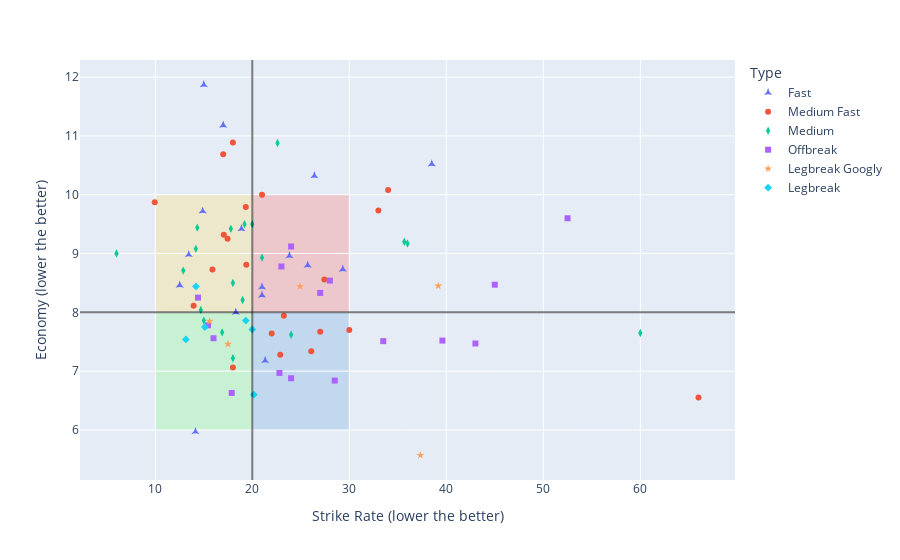

Here is the notebook cell this chart was saved with:
### Markdown cell above
A quadrant analysis of bowlers based on economy rate and strike rate would help understanding the characteristics of individual bowlers.

### Code cell
fg = px.scatter(data_frame=updated_df,x='SR',y='Econ',
                labels={'SR':'Strike Rate (lower the better)','Econ':'Economy (lower the better)'},
                hover_name='Player',color='Type',symbol='Type',
                symbol_sequence=['star-triangle-up', 'circle', 'diamond-tall', 'square','star','diamond'])
fg.add_vline(x=20, line_color="black",opacity=0.5)
fg.add_hline(y=8,line_color="black",opacity=0.5)
# fg.add_shape(type='rect',x0=10.01,x1=19.9,y0=8.01, y1=9.99, line_width=0, fillcolor="white", opacity=0.6,name='Servicable bowlers')
fg.add_shape(y0= 6,y1=8,x0=10,x1=20, line_width=0, fillcolor="#86fa86",layer='below',opacity=0.3)
fg.add_shape(y0= 8,y1=10,x0=10,x1=20, line_width=0, fillcolor="#ffd966",layer='below', opacity=0.3)
fg.add_shape(y0= 6,y1=8,x0=20,x1=30, line_width=0, fillcolor="#6fa8dc",layer='below', opacity=0.3)
fg.add_shape(y0= 8,y1=10,x0=20,x1=30, line_width=0, fillcolor="#fa7066",layer='below', opacity=0.3)

### Figure 1 — Plotly figure (JSON) as saved in the notebook; plotly's stock layout.template omitted (floating-point values rounded to 4 significant figures)
{"data": [{"hovertemplate": "<b>%{hovertext}</b><br><br>Type=Fast<br>Strike Rate (lower the better)=%{x}<br>Economy (lower the better)=%{y}<extra></extra>", "hovertext": ["A Nortje", "AS Joseph", "CJ Jordan", "JJ Bumrah", "K Rabada", "KR Sen", "LH Ferguson", "M Prasidh Krishna", "Mohammed Shami", "Mohsin Khan", "OF Smith", "PVD Chameera", "RP Meredith", "Shivam Mavi", "TS Mills", "Umran Malik"], "legendgroup": "Fast", "marker": {"color": "#636efa", "symbol": "star-triangle-up"}, "mode": "markers", "name": "Fast", "orientation": "v", "showlegend": true, "type": "scatter", "x": [14.89, 25.71, 38.5, 21.33, 12.52, 18.88, 23.83, 21, 18.3, 14.14, 15, 29.33, 21, 26.4, 17, 13.45], "xaxis": "x", "y": [9.72, 8.8, 10.52, 7.18, 8.46, 9.42, 8.96, 8.29, 8, 5.97, 11.87, 8.73, 8.43, 10.32, 11.18, 8.98], "yaxis": "y"}, {"hovertemplate": "<b>%{hovertext}</b><br><br>Type=Medium Fast<br>Strike Rate (lower the better)=%{x}<br>Economy (lower the better)=%{y}<extra></extra>", "hovertext": ["AD Russell", "AJ Tye", "Arshdeep Singh", "Avesh Khan", "B Kumar", "C Sakariya", "D Pretorius", "DJ Willey", "DR Sams", "HH Pandya", "JR Hazlewood", "M Jansen", "Mohammed Siraj", "Mukesh Choudhary", "PJ Cummins", "R Shepherd", "Simarjeet Singh", "SN Thakur", "TA Boult", "UT Yadav", "Yash Dayal"], "legendgroup": "Medium Fast", "marker": {"color": "#EF553B", "symbol": "circle"}, "mode": "markers", "name": "Medium Fast", "orientation": "v", "showlegend": true, "type": "scatter", "x": [9.94, 33, 30, 15.89, 26.08, 22, 21, 66, 19.38, 22.88, 13.95, 27.43, 34, 17.06, 17, 18, 27, 19.33, 23.25, 18, 17.45], "xaxis": "x", "y": [9.87, 9.73, 7.7, 8.73, 7.34, 7.64, 10, 6.55, 8.81, 7.28, 8.11, 8.56, 10.08, 9.32, 10.69, 10.89, 7.67, 9.79, 7.94, 7.06, 9.25], "yaxis": "y"}, {"hovertemplate": "<b>%{hovertext}</b><br><br>Type=Medium<br>Strike Rate (lower the better)=%{x}<br>Economy (lower the better)=%{y}<extra></extra>", "hovertext": ["Akash Deep", "Basil Thampi", "DJ Bravo", "Fazalhaq Farooqi", "HV Patel", "JD Unadkat", "JO Holder", "KA Pollard", "KK Ahmed", "MR Marsh", "Mustafizur Rahman", "OC McCoy", "PJ Sangwan", "R Dhawan", "Ramandeep Singh", "Sandeep Sharma", "T Natarajan", "TG Southee", "VG Arora"], "legendgroup": "Medium", "marker": {"color": "#00cc96", "symbol": "diamond-tall"}, "mode": "markers", "name": "Medium", "orientation": "v", "showlegend": true, "type": "scatter", "x": [22.6, 19.2, 12.88, 36, 16.89, 20, 17.79, 21, 14.69, 18, 24, 14.18, 18, 19, 6, 60, 14.33, 15, 35.67], "xaxis": "x", "y": [10.88, 9.5, 8.71, 9.17, 7.66, 9.5, 9.42, 8.93, 8.04, 8.5, 7.62, 9.08, 7.22, 8.21, 9, 7.65, 9.44, 7.86, 9.2], "yaxis": "y"}, {"hovertemplate": "<b>%{hovertext}</b><br><br>Type=Offbreak<br>Strike Rate (lower the better)=%{x}<br>Economy (lower the better)=%{y}<extra></extra>", "hovertext": ["AR Patel", "GJ Maxwell", "Harpreet Brar", "HR Shokeen", "J Suchith", "K Gowtham", "KH Pandya", "Lalit Yadav", "LS Livingstone", "MJ Santner", "MM Ali", "R Ashwin", "R Sai Kishore", "RA Jadeja", "Shahbaz Ahmed", "Washington Sundar"], "legendgroup": "Offbreak", "marker": {"color": "#ab63fa", "symbol": "square"}, "mode": "markers", "name": "Offbreak", "orientation": "v", "showlegend": true, "type": "scatter", "x": [43, 24, 24, 45, 15.43, 14.4, 22.8, 27, 23, 28.5, 17.88, 33.5, 16, 39.6, 52.5, 28], "xaxis": "x", "y": [7.47, 6.88, 9.12, 8.47, 7.78, 8.25, 6.97, 8.33, 8.78, 6.84, 6.63, 7.51, 7.56, 7.52, 9.6, 8.54], "yaxis": "y"}, {"hovertemplate": "<b>%{hovertext}</b><br><br>Type=Legbreak Googly<br>Strike Rate (lower the better)=%{x}<br>Economy (lower the better)=%{y}<extra></extra>", "hovertext": ["CV Varun", "K Kartikeya", "M Theekshana", "Ravi Bishnoi", "SP Narine"], "legendgroup": "Legbreak Googly", "marker": {"color": "#FFA15A", "symbol": "star"}, "mode": "markers", "name": "Legbreak Googly", "orientation": "v", "showlegend": true, "type": "scatter", "x": [39.17, 15.6, 17.5, 24.92, 37.33], "xaxis": "x", "y": [8.45, 7.85, 7.46, 8.44, 5.57], "yaxis": "y"}, {"hovertemplate": "<b>%{hovertext}</b><br><br>Type=Legbreak<br>Strike Rate (lower the better)=%{x}<br>Economy (lower the better)=%{y}<extra></extra>", "hovertext": ["Kuldeep Yadav", "M Ashwin", "PWH de Silva", "Rashid Khan", "RD Chahar", "YS Chahal"], "legendgroup": "Legbreak", "marker": {"color": "#19d3f3", "symbol": "diamond"}, "mode": "markers", "name": "Legbreak", "orientation": "v", "showlegend": true, "type": "scatter", "x": [14.19, 19.33, 13.15, 20.16, 20, 15.11], "xaxis": "x", "y": [8.44, 7.86, 7.54, 6.6, 7.71, 7.75], "yaxis": "y"}], "layout": {"legend": {"title": {"text": "Type"}, "tracegroupgap": 0}, "margin": {"t": 60}, "shapes": [{"line": {"color": "black"}, "opacity": 0.5, "type": "line", "x0": 20, "x1": 20, "xref": "x", "y0": 0, "y1": 1, "yref": "y domain"}, {"line": {"color": "black"}, "opacity": 0.5, "type": "line", "x0": 0, "x1": 1, "xref": "x domain", "y0": 8, "y1": 8, "yref": "y"}, {"fillcolor": "#86fa86", "layer": "below", "line": {"width": 0}, "opacity": 0.3, "x0": 10, "x1": 20, "y0": 6, "y1": 8}, {"fillcolor": "#ffd966", "layer": "below", "line": {"width": 0}, "opacity": 0.3, "x0": 10, "x1": 20, "y0": 8, "y1": 10}, {"fillcolor": "#6fa8dc", "layer": "below", "line": {"width": 0}, "opacity": 0.3, "x0": 20, "x1": 30, "y0": 6, "y1": 8}, {"fillcolor": "#fa7066", "layer": "below", "line": {"width": 0}, "opacity": 0.3, "x0": 20, "x1": 30, "y0": 8, "y1": 10}], "xaxis": {"anchor": "y", "domain": [0, 1], "title": {"text": "Strike Rate (lower the better)"}}, "yaxis": {"anchor": "x", "domain": [0, 1], "title": {"text": "Economy (lower the better)"}}}}
